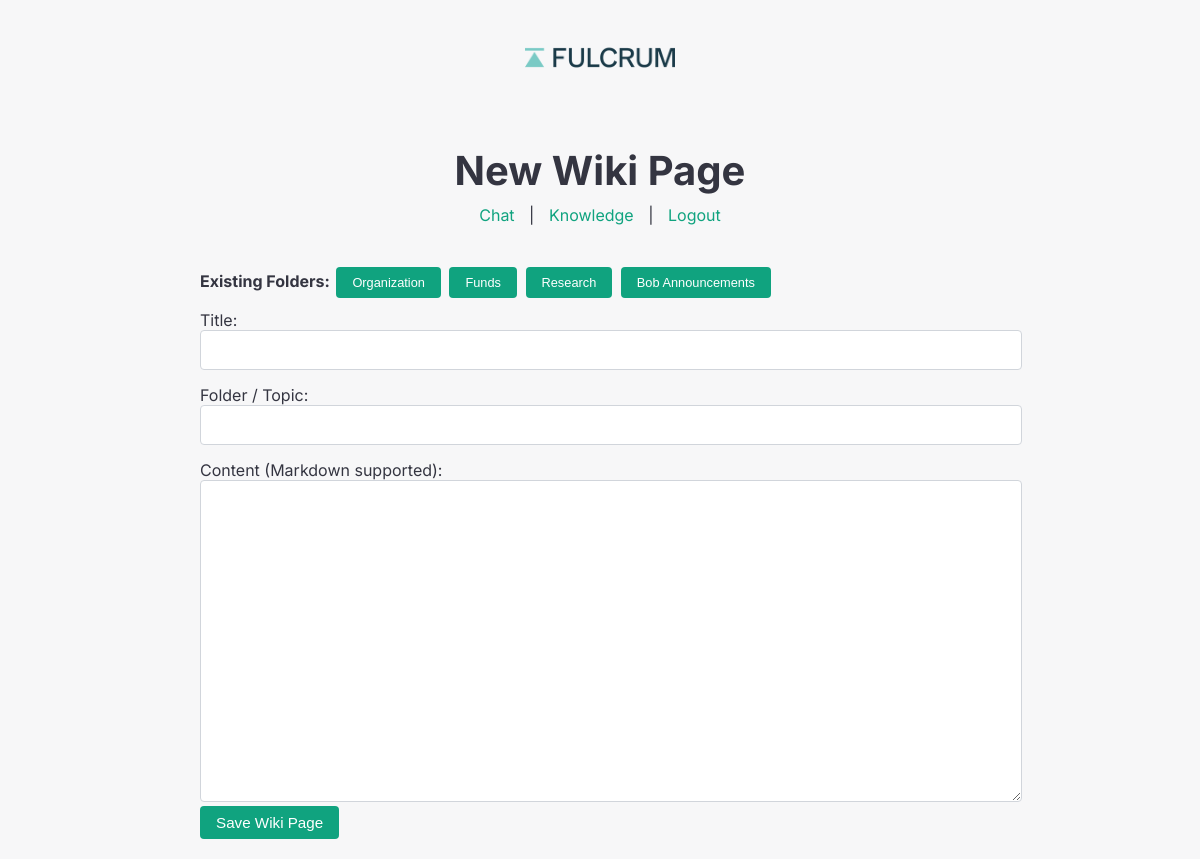
/wiki/new (signed in), run on the app's committed database.
### tables this page shows
CREATE TABLE wiki (
                id INTEGER PRIMARY KEY AUTOINCREMENT,
                title TEXT NOT NULL,
                content TEXT NOT NULL,
                folder TEXT DEFAULT '',
                updated_at TEXT NOT NULL
            );

### app/wiki.py (the view)
@wiki_bp.route("/wiki/new")
def wiki_new():
    if "user" not in session:
        return redirect(url_for("auth.login"))
    existing_pages = get_all_wiki_pages()
    existing_folders = set([p["folder"] for p in existing_pages if p["folder"]])
    page = {"id": None, "title": "", "content": "", "folder": ""}
    return render_template("wiki_edit.html", page=page, all_folders=existing_folders)

### app/wiki.py (called while the page is built)
def get_all_wiki_pages():
    with sqlite3.connect(WIKI_DB) as conn:
        cur = conn.cursor()
        cur.execute("SELECT id, title, folder, updated_at FROM wiki ORDER BY updated_at DESC")
        rows = cur.fetchall()
        pages = []
        for row in rows:
            pages.append({
                "id": row[0],
                "title": row[1],
                "folder": row[2],
                "updated_at": row[3]
            })
    return pages

### templates/wiki_edit.html (shortened to what this page needs)
<!DOCTYPE html>
<html lang="en">
<head>
  <link rel="stylesheet" href="/static/style.css">
</head>
<body>
  <div class="container">
    <header>
      <img src="/static/logo.png" alt="Logo" class="logo">
      <h1>{% if page.id %}Edit Wiki Page{% else %}New Wiki Page{% endif %}</h1>
      <nav>
        <a href="/">Chat</a> |
        <a href="/knowledge">Knowledge</a> |
        <a href="/logout">Logout</a>
      </nav>
    </header>
    <section>
      {% if all_folders is defined and all_folders %}
        <div class="folder-list">
          <strong>Existing Folders:</strong>
          {% for f in all_folders %}
            <button type="button" class="btn" onclick="document.getElementById('folder').value='{{f}}'">{{f}}</button>
          {% endfor %}
        </div>
      {% endif %}
      <form action="/wiki/save" method="post">
        <div class="form-group">
          <label for="title">Title:</label>
          <input type="text" name="title" id="title" value="{{ page.title }}" required>
        </div>
        <div class="form-group">
          <label for="folder">Folder / Topic:</label>
          <input type="text" name="folder" id="folder" value="{{ page.folder }}">
        </div>
        <div class="form-group">
          <label for="content">Content (Markdown supported):</label>
          <textarea name="content" id="content" required>{{ page.content }}</textarea>
        </div>
        <button type="submit" class="btn">Save Wiki Page</button>
      </form>
    </section>
  </div>
</body>
</html>

### static/style.css (style rules this page uses)
body { margin: 0; padding: 0; font-family: "Inter", sans-serif; background-color: #f7f7f8; color: #343541; }
.container { max-width: 800px; margin: 0 auto; padding: 20px; }
header { text-align: center; margin-bottom: 40px; }
header h1 { font-size: 2.5rem; margin-bottom: 10px; }
header nav a { color: #10a37f; text-decoration: none; margin: 0 10px; }
.logo { max-width: 150px; margin-bottom: 20px; }
.form-group input[type="text"], .form-group input[type="password"] { width: 92%; padding: 12px 15px; border: 1px solid #d1d5db; border-radius: 4px; font-size: 1.1rem; margin-bottom: 15px; }
.btn { background-color: #10a37f; color: #ffffff; border: none; padding: 8px 16px; font-size: 0.95rem; border-radius: 4px; cursor: pointer; transition: background-color 0.2s ease; }

### templates/wiki_edit.html (style rules this page uses)
textarea { width: 100%; height: 300px; padding: 10px; border: 1px solid #d1d5db; border-radius: 4px; font-size: 1rem; }
.form-group input[type="text"] { width: 100%; padding: 10px; border: 1px solid #d1d5db; border-radius: 4px; font-size: 1rem; margin-bottom: 15px; }
.folder-list { margin-bottom: 10px; }
.folder-list button { margin: 2px; font-size: 0.8rem; }

### data on the page
wiki: folder "Organization"
wiki: folder "Funds"
wiki: folder "Research"
wiki: folder "Bob Announcements"
